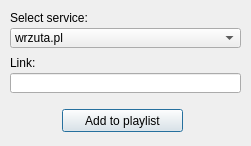
<?xml version="1.0" encoding="UTF-8"?>
<ui version="4.0">
 <class>addlink</class>
 <widget class="QDialog" name="addlink">
  <property name="geometry">
   <rect>
    <x>0</x>
    <y>0</y>
    <width>251</width>
    <height>146</height>
   </rect>
  </property>
  <property name="windowTitle">
   <string>Dialog</string>
  </property>
  <widget class="QComboBox" name="service">
   <property name="geometry">
    <rect>
     <x>10</x>
     <y>28</y>
     <width>231</width>
     <height>20</height>
    </rect>
   </property>
   <item>
    <property name="text">
     <string>wrzuta.pl</string>
    </property>
   </item>
  </widget>
  <widget class="QLabel" name="label_2">
   <property name="geometry">
    <rect>
     <x>10</x>
     <y>55</y>
     <width>121</width>
     <height>16</height>
    </rect>
   </property>
   <property name="text">
    <string>Link:</string>
   </property>
  </widget>
  <widget class="QLineEdit" name="Link">
   <property name="geometry">
    <rect>
     <x>10</x>
     <y>73</y>
     <width>231</width>
     <height>20</height>
    </rect>
   </property>
  </widget>
  <widget class="QPushButton" name="add">
   <property name="geometry">
    <rect>
     <x>62</x>
     <y>109</y>
     <width>121</width>
     <height>23</height>
    </rect>
   </property>
   <property name="text">
    <string>Add to playlist</string>
   </property>
  </widget>
  <widget class="QLabel" name="label">
   <property name="geometry">
    <rect>
     <x>10</x>
     <y>10</y>
     <width>121</width>
     <height>16</height>
    </rect>
   </property>
   <property name="text">
    <string>Select service:</string>
   </property>
  </widget>
 </widget>
 <resources/>
 <connections/>
</ui>
